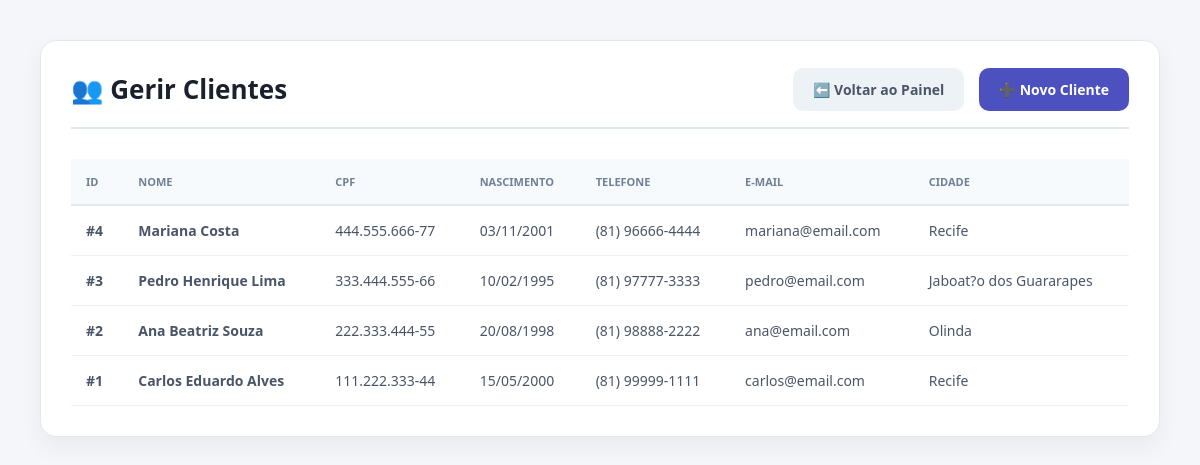
/biblioteca1-main/cliente/listar.php (signed in), run on the app's committed database.
### tables this page shows
CREATE TABLE `cliente` (
  `id_cliente` int(11) NOT NULL AUTO_INCREMENT,
  `nome` varchar(100) NOT NULL,
  `cpf` varchar(14) NOT NULL,
  `data_nascimento` date DEFAULT NULL,
  `telefone` varchar(20) DEFAULT NULL,
  `email` varchar(100) DEFAULT NULL,
  `endereco` varchar(150) DEFAULT NULL,
  `cidade` varchar(50) DEFAULT NULL,
  `estado` char(2) DEFAULT NULL,
  `cep` varchar(10) DEFAULT NULL,
  PRIMARY KEY (`id_cliente`),
  UNIQUE KEY `cpf` (`cpf`)
);

### biblioteca1-main/cliente/listar.php (the view, shortened to what this page needs)
<?php
require_once("../conexao.php");
$conn->set_charset("utf8mb4");
$sql = "SELECT id_cliente, nome, cpf, data_nascimento, telefone, email, cidade FROM cliente ORDER BY id_cliente DESC";
$resultado = $conn->query($sql);
?>
<!DOCTYPE html>
<html lang="pt-br">
<head>
</head>
<body>
    <div class="container">
        <div class="header-lista">
            <h1>👥 Gerir Clientes</h1>
            <div>
                <a href="../index.php" class="btn-voltar">⬅️ Voltar ao Painel</a>
                <a href="inserir.php" class="btn-novo">➕ Novo Cliente</a>
            </div>
        </div>
        <?php if ($resultado && $resultado->num_rows > 0): ?>
            <table>
                <thead>
                    <tr>
                        <th>ID</th>
                        <th>Nome</th>
                        <th>CPF</th>
                        <th>Nascimento</th>
                        <th>Telefone</th>
                        <th>E-mail</th>
                        <th>Cidade</th>
                    </tr>
                </thead>
                <tbody>
                    <?php while ($c = $resultado->fetch_assoc()): ?>
                        <tr>
                            <td><strong>#<?php echo $c['id_cliente']; ?></strong></td>
                            <td><strong><?php echo htmlspecialchars($c['nome']); ?></strong></td>
                            <td><?php echo htmlspecialchars($c['cpf']); ?></td>
                            <td><?php echo $c['data_nascimento'] ? date('d/m/Y', strtotime($c['data_nascimento'])) : '---'; ?></td>
                            <td><?php echo htmlspecialchars($c['telefone'] ?? '---'); ?></td>
                            <td><?php echo htmlspecialchars($c['email'] ?? '---'); ?></td>
                            <td><?php echo htmlspecialchars($c['cidade'] ?? '---'); ?></td>
                        </tr>
                    <?php endwhile; ?>
                </tbody>
            </table>
        <?php else: ?>
            <div class="sem-dados">Nenhum cliente cadastrado no momento.</div>
        <?php endif; ?>
    </div>
</body>
</html>

### biblioteca1-main/cliente/listar.php (style rules this page uses)
body { font-family: 'Segoe UI', sans-serif; background-color: #f4f6f9; margin: 0; padding: 40px; color: #2d3748; }
.container { background: white; max-width: 1100px; margin: 0 auto; padding: 30px; border-radius: 16px; box-shadow: 0 10px 25px rgba(0,0,0,0.05); border: 1px solid #e2e8f0; }
.header-lista { display: flex; justify-content: space-between; align-items: center; margin-bottom: 30px; border-bottom: 2px solid #e2e8f0; padding-bottom: 20px; }
.header-lista h1 { margin: 0; font-size: 26px; color: #1a202c; font-weight: 700; }
.btn-novo { background: #4c51bf; color: white; padding: 12px 20px; border-radius: 10px; text-decoration: none; font-weight: 600; font-size: 14px; }
.btn-voltar { background: #edf2f7; color: #4a5568; padding: 12px 20px; border-radius: 10px; text-decoration: none; font-weight: 600; font-size: 14px; margin-right: 10px; }
table { width: 100%; border-collapse: collapse; text-align: left; font-size: 14px; }
th { background-color: #f7fafc; padding: 15px; font-weight: 700; text-transform: uppercase; font-size: 11px; color: #718096; border-bottom: 2px solid #e2e8f0; }
td { padding: 15px; border-bottom: 1px solid #edf2f7; color: #4a5568; }

### data on the page
cliente: id_cliente "4", nome "Mariana Costa", cpf "444.555.666-77", data_nascimento "03/11/2001", telefone "(81) 96666-4444", email "mariana@email.com", cidade "Recife"
cliente: id_cliente "3", nome "Pedro Henrique Lima", cpf "333.444.555-66", data_nascimento "10/02/1995", telefone "(81) 97777-3333", email "pedro@email.com", cidade "Jaboat?o dos Guararapes"
cliente: id_cliente "2", nome "Ana Beatriz Souza", cpf "222.333.444-55", data_nascimento "20/08/1998", telefone "(81) 98888-2222", email "ana@email.com", cidade "Olinda"
cliente: id_cliente "1", nome "Carlos Eduardo Alves", cpf "111.222.333-44", data_nascimento "15/05/2000", telefone "(81) 99999-1111", email "carlos@email.com", cidade "Recife"
